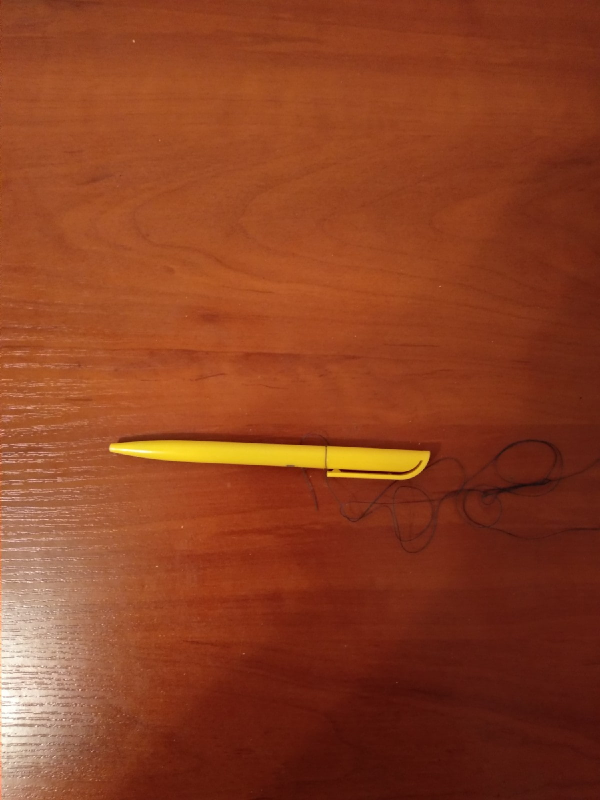
#> input picture examples/yellow_3.jpg, 1200 x 1600 px, given in place of example_8.png, which was not available (shown at 1/2 size)
$ python detect_pen_in_photo.py
#> lines starting #> are read from the running program, lines starting #| are printed output that depends on the picture; after the words box and inside, x2 and y2 are one past the last pixel; in counts of white or black regions, pixels touching at a corner belong together; pictures that were not available may be replaced by others from this repository, and a replacement may not be noted
# import the necessary packages
from skimage.filters import threshold_local
import numpy as np
import argparse
import cv2
import imutils
import math


def draw_angle(image, angle, center):
    height, width = image.shape[0:2]
    # Ellipse parameters
    radius = 50
    axes = (radius, radius)
    angle_1 = 0
    startAngle = angle
    endAngle = 0
    thickness = 2
    cv2.ellipse(image, center, axes, angle_1, startAngle, endAngle, (255, 0, 255), thickness)

filename = '/Users/grashin/video_detection/siemens/example_8.png'

frame = cv2.imread(filename)
#> frame is the input picture: shape (1600, 1200, 3); mean B, G, R 34.2, 64.2, 139.9
(H, W) = frame.shape[:2]
#> H = 1600; W = 1200

frame = imutils.resize(frame, width = 600)
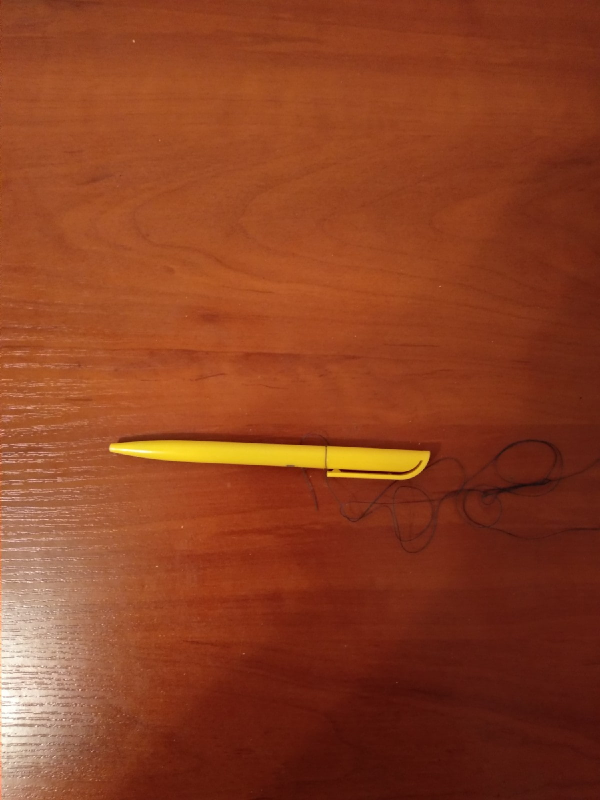
#> frame: shape (800, 600, 3); mean B, G, R 34.4, 64.4, 140.1

gray = cv2.cvtColor(frame, cv2.COLOR_BGR2GRAY)
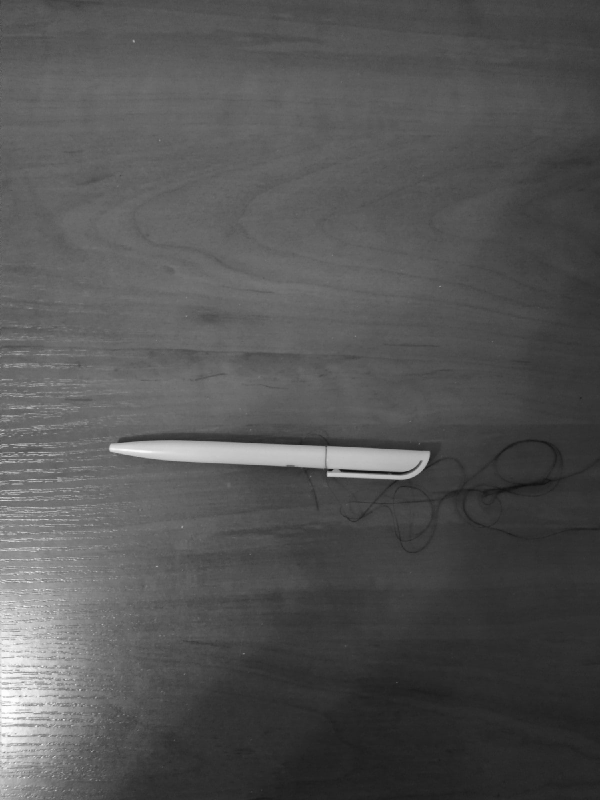
#> gray: shape (800, 600); min 14, max 254, mean 83.6
gray = cv2.GaussianBlur(gray, (7, 7), 0)


edged = cv2.Canny(gray, 50, 100)
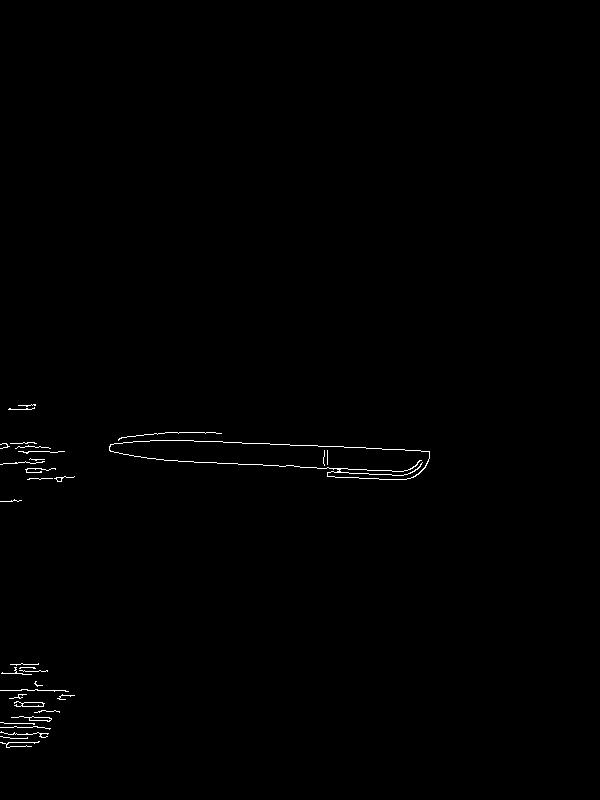
#> edged: shape (800, 600); 0.44% white in thin lines or dots, all inside (x1, y1, x2, y2) = (0, 404, 430, 748)
edged = cv2.dilate(edged, None, iterations=1)
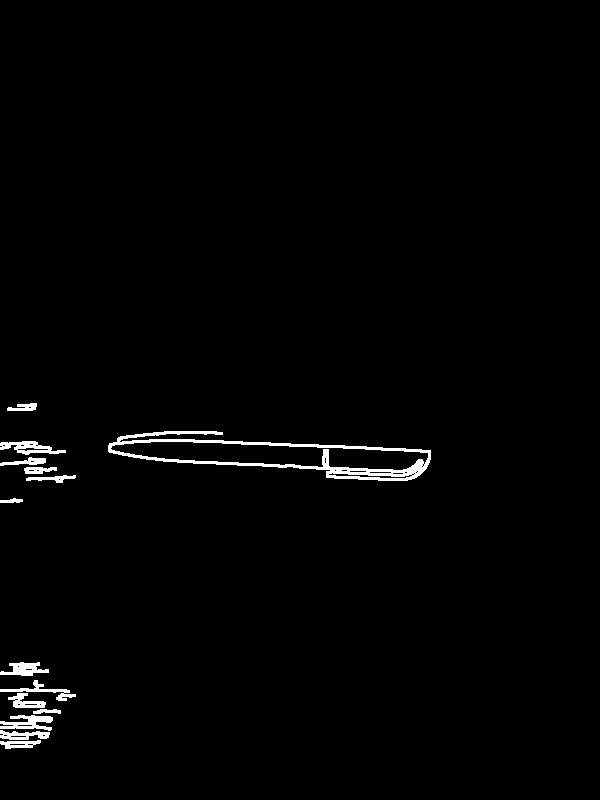
#> edged: shape (800, 600); 1.4% white; 14 white regions, largest, box (x1, y1, x2, y2) and area: (108, 431, 431, 481) 3224, (0, 715, 53, 731) 494, (0, 441, 66, 455) 456
edged = cv2.erode(edged, None, iterations=1)
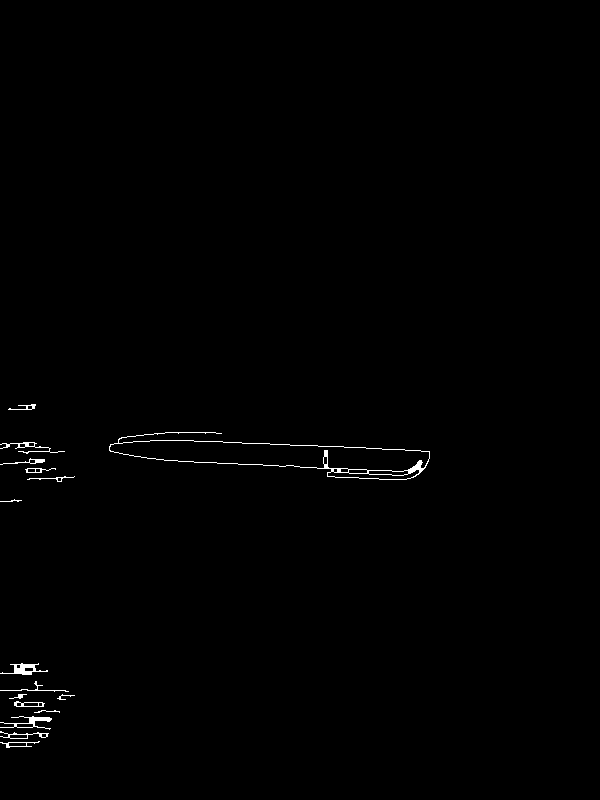
#> edged: shape (800, 600); 0.53% white in thin lines or dots, all inside (x1, y1, x2, y2) = (0, 404, 430, 748)

cv2.imshow("Canny", edged)
cv2.waitKey(0)

# [16 lines of commented-out code are left out]


cnts = cv2.findContours(edged.copy(), cv2.RETR_EXTERNAL,
    cv2.CHAIN_APPROX_SIMPLE)
#> cnts = 16 contours, 5 with area under 20; largest, box (x1, y1, x2, y2) and area: (109, 432, 430, 480) 7116, (0, 663, 48, 675) 196, (0, 716, 52, 730) 164, (0, 731, 49, 739) 116, (14, 701, 45, 707) 114
cnts = imutils.grab_contours(cnts)

output = frame.copy()


# [10 lines of commented-out code are left out]
for c in cnts:
    rect = cv2.minAreaRect(c)
    box = cv2.boxPoints(rect)
    box = np.int0(box)
    cv2.drawContours(output,[box],0,(0,0,255),2)
#> this loop made 16 passes
#> (rect, box) on passes 1 to 8: (((19.57, 744.1), (39.01, 5.24), -1.51), [[0, 747], [0, 741], [38, 740], [39, 746]]), (((23.92, 735), (6.75, 48.04), -88.45), [[47, 739], [0, 737], [0, 730], [48, 732]]), (((25.44, 721.9), (12.34, 50.84), -87.66), [[50, 729], [0, 726], [0, 714], [51, 716]]), (((46.5, 711), (2, 25), -90), [[59, 712], [34, 712], [34, 710], [59, 710]]), (((29, 703.5), (5, 30), -90), [[44, 706], [14, 706], [14, 701], [44, 701]]), (((65.5, 696.5), (5, 17), -90), [[74, 699], [57, 699], [57, 694], [74, 694]]), (((17.5, 696), (4, 17), -90), [[26, 698], [9, 698], [9, 694], [26, 694]]), (((34.09, 685.8), (9.67, 68.01), -88.94), [[67, 691], [0, 690], [0, 680], [68, 681]])
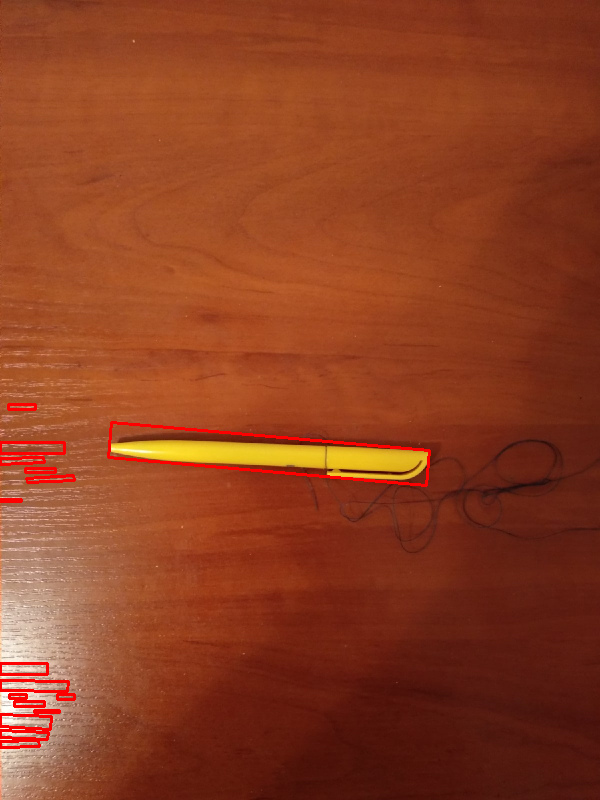
#> output: shape (800, 600, 3); 1.23% of pixels changed, all inside (x1, y1, x2, y2) = (0, 403, 431, 749)

# [24 lines of commented-out code are left out]

cv2.imshow("Image", output)
cv2.waitKey(0)

$ run again, on examples/yellow_4.jpg
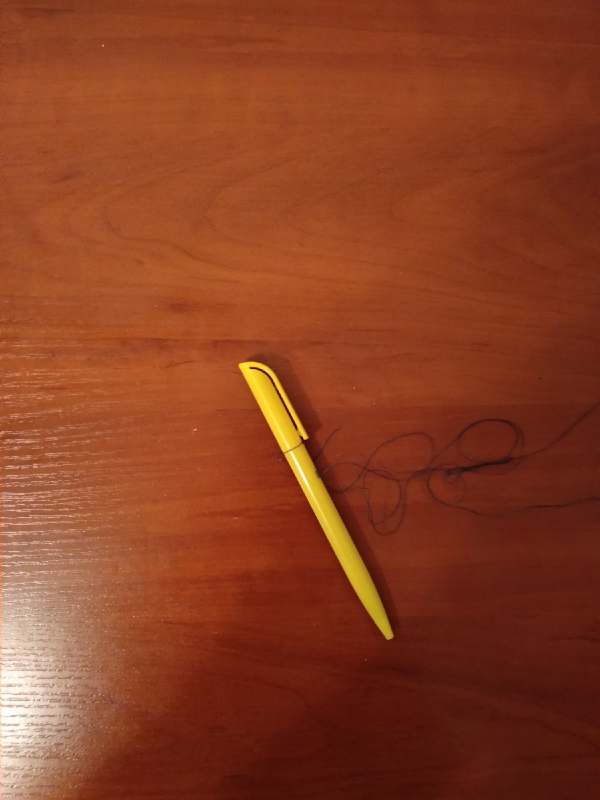
#> input picture examples/yellow_4.jpg, 1200 x 1600 px, given in place of example_8.png, which was not available (shown at 1/2 size)
#> frame is the input picture: shape (1600, 1200, 3); mean B, G, R 34.5, 62.9, 137.9
#> frame: shape (800, 600, 3)
#> `edged = cv2.erode(edged, None, iterations=1)`:
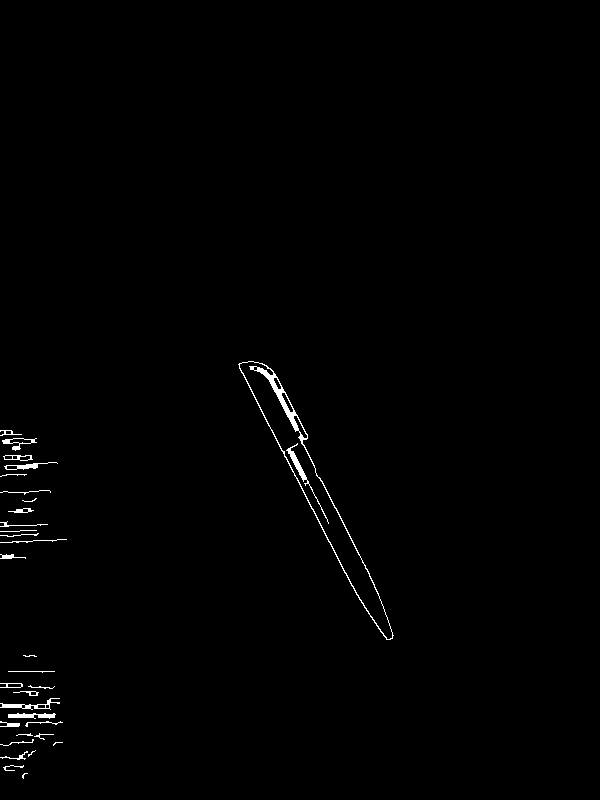
#> edged: shape (800, 600); 0.71% white; 32 white regions (5 under 20 px)
#> cnts = 31 contours, 18 with area under 20; largest, box (x1, y1, x2, y2) and area: (238, 361, 394, 640) 6862, (0, 698, 60, 710) 166, (2, 438, 37, 451) 150, (8, 713, 56, 719) 136, (4, 462, 58, 470) 119
#> the loop `for c in cnts:` made 31 passes
#> (rect, box) on passes 1 to 5: (((23.96, 774.7), (6.4, 2.65), -51.34), [[22, 778], [20, 776], [24, 771], [26, 773]]), (((13, 767.5), (5, 20), -90), [[23, 770], [3, 770], [3, 765], [23, 765]]), (((14.3, 757.5), (27.66, 7.35), -12.99), [[1, 764], [0, 757], [26, 750], [28, 757]]), (((31.26, 752.7), (9.2, 1.8), -36.87), [[28, 756], [27, 754], [34, 749], [35, 750]]), (((57.15, 742.5), (9.49, 2.21), -18.43), [[53, 745], [52, 742], [61, 739], [62, 742]])
#> after the loop `for c in cnts:`:
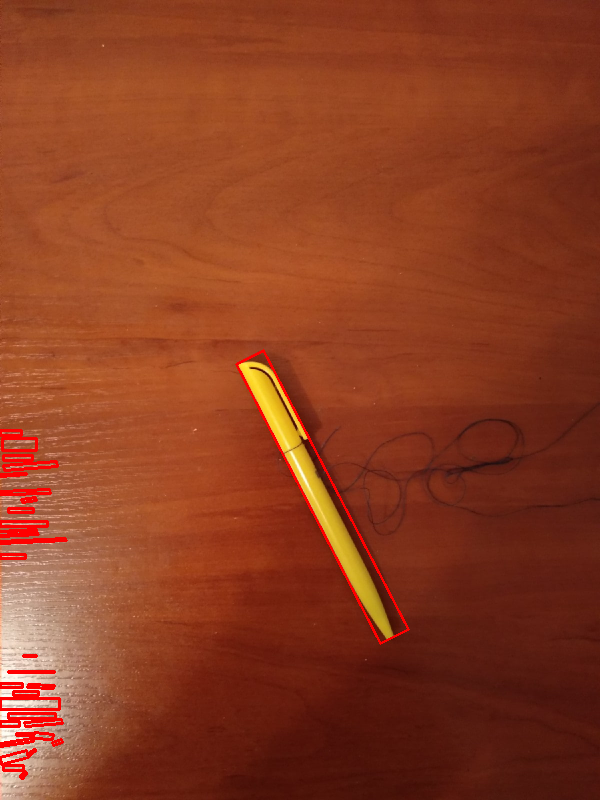
#> output: shape (800, 600, 3); mean B, G, R 33, 61.1, 139.2
